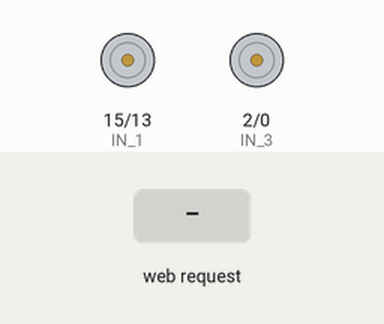
Simulated run of this sketch. Board: ESP8266 (NodeMCU). Shown: motor-driver pin pairs drawn as motors (green arrow = first pin HIGH = forward, orange = second pin HIGH = backward, longer = more drive, scaled by the enable pin). The test bench sets the inputs (shaded band). WiFi joins after 1.5 s; servers stay silent unless stated; what the sketch prints to the serial monitor is not drawn.

Above: at 2.7 s.
2.8 s: HTTP request GET /forward received
At 3.4 s:
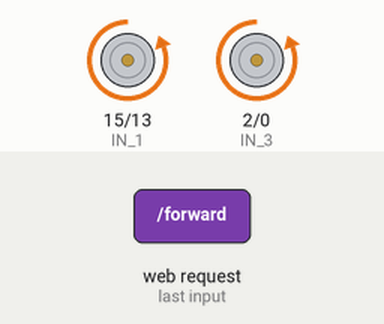
4.3 s: HTTP request GET /backward received
At 5.5 s:
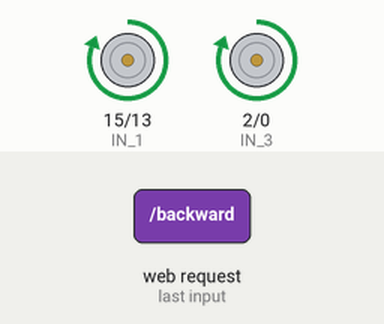
5.8 s: HTTP request GET /left received
At 6.9 s:
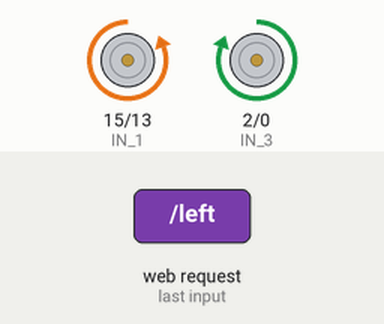
7.3 s: HTTP request GET /right received
At 8.1 s:
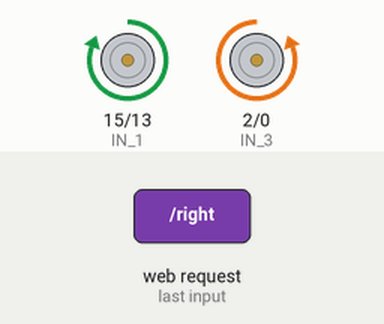
Timing chart, 0 to 9.8 s (numbered marks = the images above; inputs shaded):
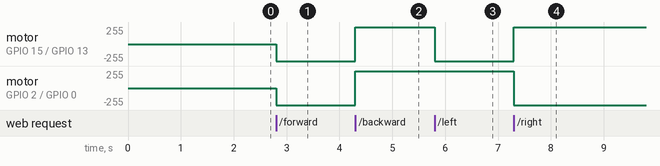

The sketch:

NodeMCU_Car.ino
```cpp
#define ENA   14          // Enable/speed motors Right        GPIO14(D5)
#define ENB   12          // Enable/speed motors Left         GPIO12(D6)
#define IN_1  15          // L298N in1 motors Right           GPIO15(D8)
#define IN_2  13          // L298N in2 motors Right           GPIO13(D7)
#define IN_3  2           // L298N in3 motors Left            GPIO2(D4)
#define IN_4  0           // L298N in4 motors Left            GPIO0(D3)

#include <ESP8266WiFi.h>
#include <WiFiClient.h>
#include <ESP8266WebServer.h>

int speedCar = 800;         // 400 - 1023.
int speed_Coeff = 3;

ESP8266WebServer server(80);

int car_mode = 0;

void setup() {

  pinMode(ENA, OUTPUT);
  pinMode(ENB, OUTPUT);
  pinMode(IN_1, OUTPUT);
  pinMode(IN_2, OUTPUT);
  pinMode(IN_3, OUTPUT);
  pinMode(IN_4, OUTPUT);

  Serial.begin(115200);

// Connecting WiFi

  WiFi.mode(WIFI_STA);
  WiFi.begin("Galaxy M3107C0", "abcd1234");

  while (WiFi.status() != WL_CONNECTED){
    delay(500);
    Serial.print(".");
  }

  Serial.println("");
  Serial.println("IP Address:");
  Serial.println(WiFi.localIP());

 // Starting WEB-server
  server.on("/", HTTP_GET, handle_OnConnect);
  server.on("/forward", HTTP_GET, goAhead);
  server.on("/backward", HTTP_GET, goBack);
  server.on("/left", HTTP_GET, goLeft);
  server.on("/right", HTTP_GET, goRight);
  server.on("/goAheadRight", HTTP_GET, goAheadRight);
  server.on("/goAheadLeft", HTTP_GET, goAheadLeft);
  server.on("/goBackRight", HTTP_GET, goBackRight);
  server.on("/goBackLeft", HTTP_GET, goBackLeft);
  server.on("/stop", HTTP_GET, stopRobot);
  server.onNotFound(handle_NotFound);

  server.begin();
}

void loop() {
  server.handleClient();
  car_control();
}

void handle_OnConnect() {
  Serial.println("Hello");
  car_mode = 0;
  Serial.println("Client connected");
  server.send(200, "text/html", "BOT ONLINE");
}

void goAhead(){
  car_mode = 1;
  Serial.println("Going forward...");
  server.send(200, "text/html", "1");
}

void goBack(){
  car_mode = 2;
  Serial.println("Going backward...");
  server.send(200, "text/html", "2");
}

void goRight(){
  car_mode = 3;
  Serial.println("Turn Right...");
  server.send(200, "text/html", "3");
}

void goLeft(){
car_mode = 4;
  Serial.println("Turn left...");
  server.send(200, "text/html", "4");
  }

void goAheadRight(){
  car_mode = 5;
  Serial.println("Ahead Right...");
  server.send(200, "text/html", "5");
   }

void goAheadLeft(){
  car_mode = 6;
  Serial.println("Ahead left...");
  server.send(200, "text/html", "6");
  }

void goBackRight(){
  car_mode = 7;
  Serial.println("Back right...");
  server.send(200, "text/html", "7");
}

void goBackLeft(){
  car_mode = 8;
  Serial.println("Back left...");
  server.send(200, "text/html", "8");
}

void stopRobot(){
  car_mode = 0;
  Serial.println("Stopped");
  server.send(200, "text/html", "0");
}

void handle_NotFound(){
  car_mode = 0;
  Serial.println("Page error");
  server.send(404, "text/plain", "0");
}

void car_control() {
  switch (car_mode) {
    case 0: // stop car
      digitalWrite(IN_1, LOW);
      digitalWrite(IN_2, LOW);
      analogWrite(ENA, speedCar);

      digitalWrite(IN_3, LOW);
      digitalWrite(IN_4, LOW);
      analogWrite(ENB, speedCar);
      break;
    case 1: // go forward
      digitalWrite(IN_1, LOW);
      digitalWrite(IN_2, HIGH);
      analogWrite(ENA, speedCar);

      digitalWrite(IN_3, LOW);
      digitalWrite(IN_4, HIGH);
      analogWrite(ENB, speedCar);
      break;
    case 2: // go backward
      digitalWrite(IN_1, HIGH);
      digitalWrite(IN_2, LOW);
      analogWrite(ENA, speedCar);

      digitalWrite(IN_3, HIGH);
      digitalWrite(IN_4, LOW);
      analogWrite(ENB, speedCar);
      break;

    case 3: // turn right
      digitalWrite(IN_1, HIGH);
      digitalWrite(IN_2, LOW);
      analogWrite(ENA, speedCar);

      digitalWrite(IN_3, LOW);
      digitalWrite(IN_4, HIGH);
      analogWrite(ENB, speedCar);
      break;

    case 4: // turn left
      digitalWrite(IN_1, LOW);
      digitalWrite(IN_2, HIGH);
      analogWrite(ENA, speedCar);

      digitalWrite(IN_3, HIGH);
      digitalWrite(IN_4, LOW);
      analogWrite(ENB, speedCar);
      break;

    case 5: // go ahead right
      digitalWrite(IN_1, LOW);
      digitalWrite(IN_2, HIGH);
      analogWrite(ENA, speedCar/speed_Coeff);

      digitalWrite(IN_3, LOW);
      digitalWrite(IN_4, HIGH);
      analogWrite(ENB, speedCar);
      break;

    case 6: // go ahead left
      digitalWrite(IN_1, LOW);
      digitalWrite(IN_2, HIGH);
      analogWrite(ENA, speedCar);

      digitalWrite(IN_3, LOW);
      digitalWrite(IN_4, HIGH);
      analogWrite(ENB, speedCar/speed_Coeff);
      break;

    case 7: // go back right
      digitalWrite(IN_1, HIGH);
      digitalWrite(IN_2, LOW);
      analogWrite(ENA, speedCar/speed_Coeff);

      digitalWrite(IN_3, HIGH);
      digitalWrite(IN_4, LOW);
      analogWrite(ENB, speedCar);
      break;

    case 8: // go back left
      digitalWrite(IN_1, HIGH);
      digitalWrite(IN_2, LOW);
      analogWrite(ENA, speedCar);

      digitalWrite(IN_3, HIGH);
      digitalWrite(IN_4, LOW);
      analogWrite(ENB, speedCar/speed_Coeff);
      break;

  }
}
```

Measured:
- after the input at 2.8 s, motor on GPIO 15 (IN_1) / GPIO 13 (IN_2), motor on GPIO 2 (IN_3) / GPIO 0 (IN_4): stopped → backward 255/255 at once
- after the input at 4.3 s, motor on GPIO 15 (IN_1) / GPIO 13 (IN_2), motor on GPIO 2 (IN_3) / GPIO 0 (IN_4): backward 255/255 → forward 255/255 at once
- after the input at 5.8 s, motor on GPIO 15 (IN_1) / GPIO 13 (IN_2): forward 255/255 → backward 255/255 at once
- after the input at 7.3 s, motor on GPIO 15 (IN_1) / GPIO 13 (IN_2): backward 255/255 → forward 255/255 at once; motor on GPIO 2 (IN_3) / GPIO 0 (IN_4): forward 255/255 → backward 255/255 at once
